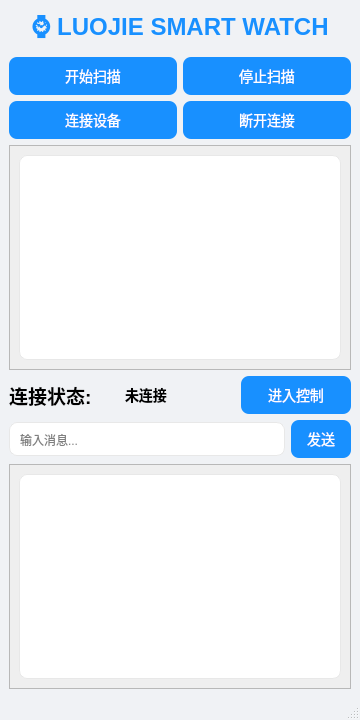
<?xml version="1.0" encoding="UTF-8"?>
<ui version="4.0">
 <class>MainWindow</class>
 <widget class="QMainWindow" name="MainWindow">
  <property name="geometry">
   <rect>
    <x>0</x>
    <y>0</y>
    <width>360</width>
    <height>720</height>
   </rect>
  </property>
  <property name="windowTitle">
   <string>智能手表BLE控制器</string>
  </property>
  <property name="styleSheet">
   <string notr="true">
QMainWindow {
    background-color: #f0f2f5;
}
QLabel {
    font-family: "Microsoft YaHei";
}
QPushButton {
    background-color: #1890ff;
    color: white;
    border-radius: 8px;
    padding: 8px 16px;
    font-family: "Microsoft YaHei";
    font-size: 14px;
}
QPushButton:hover {
    background-color: #40a9ff;
}
QPushButton:pressed {
    background-color: #096dd9;
}
QListWidget {
    background-color: white;
    border-radius: 8px;
    border: 1px solid #e8e8e8;
    padding: 8px;
}
QLineEdit {
    border-radius: 8px;
    border: 1px solid #e8e8e8;
    padding: 8px;
    font-family: "Microsoft YaHei";
}
QTextBrowser {
    background-color: white;
    border-radius: 8px;
    border: 1px solid #e8e8e8;
    padding: 8px;
}
#label_2 {
    color: #1890ff;
}
#status_labal {
    font-weight: bold;
    font-size: 14px;
}
   </string>
  </property>
  <widget class="QWidget" name="centralwidget">
   <layout class="QVBoxLayout" name="verticalLayout">
    <item>
     <widget class="QLabel" name="label_2">
      <property name="font">
       <font>
        <pointsize>18</pointsize>
        <bold>true</bold>
       </font>
      </property>
      <property name="text">
       <string>⌚ LUOJIE SMART WATCH</string>
      </property>
      <property name="alignment">
       <set>Qt::AlignmentFlag::AlignCenter</set>
      </property>
      <property name="margin">
       <number>15</number>
      </property>
     </widget>
    </item>
    <item>
     <layout class="QGridLayout" name="buttonGridLayout">
      <item row="0" column="0">
       <widget class="QPushButton" name="btn_startScan">
        <property name="text">
         <string>开始扫描</string>
        </property>
        <property name="minimumHeight">
         <number>40</number>
        </property>
       </widget>
      </item>
      <item row="0" column="1">
       <widget class="QPushButton" name="btn_stopScan">
        <property name="text">
         <string>停止扫描</string>
        </property>
        <property name="minimumHeight">
         <number>40</number>
        </property>
       </widget>
      </item>
      <item row="1" column="0">
       <widget class="QPushButton" name="btn_connect">
        <property name="text">
         <string>连接设备</string>
        </property>
        <property name="minimumHeight">
         <number>40</number>
        </property>
       </widget>
      </item>
      <item row="1" column="1">
       <widget class="QPushButton" name="btn_disconnect">
        <property name="text">
         <string>断开连接</string>
        </property>
        <property name="minimumHeight">
         <number>40</number>
        </property>
       </widget>
      </item>
     </layout>
    </item>
    <item>
     <widget class="QScrollArea" name="deviceScrollArea">
      <property name="widgetResizable">
       <bool>true</bool>
      </property>
      <property name="minimumHeight">
       <number>150</number>
      </property>
      <widget class="QWidget" name="deviceScrollWidget">
       <layout class="QVBoxLayout" name="deviceScrollLayout">
        <item>
         <widget class="QListWidget" name="list_devices"/>
        </item>
       </layout>
      </widget>
     </widget>
    </item>
    <item>
     <layout class="QHBoxLayout" name="horizontalLayout_3">
      <item>
       <widget class="QLabel" name="label">
        <property name="font">
         <font>
          <pointsize>14</pointsize>
          <bold>true</bold>
         </font>
        </property>
        <property name="text">
         <string>连接状态:</string>
        </property>
       </widget>
      </item>
      <item>
       <widget class="QLabel" name="status_labal">
        <property name="text">
         <string>未连接</string>
        </property>
        <property name="font">
         <font>
          <pointsize>14</pointsize>
         </font>
        </property>
       </widget>
      </item>
      <item>
       <widget class="QPushButton" name="btn_watch">
        <property name="text">
         <string>进入控制</string>
        </property>
       </widget>
      </item>
     </layout>
    </item>
    <item>
     <layout class="QHBoxLayout" name="horizontalLayout_4">
      <item>
       <widget class="QLineEdit" name="input_message">
        <property name="placeholderText">
         <string>输入消息...</string>
        </property>
        <property name="minimumHeight">
         <number>40</number>
        </property>
       </widget>
      </item>
      <item>
       <widget class="QPushButton" name="btn_send">
        <property name="text">
         <string>发送</string>
        </property>
        <property name="minimumHeight">
         <number>40</number>
        </property>
       </widget>
      </item>
     </layout>
    </item>
    <item>
     <widget class="QScrollArea" name="logScrollArea">
      <property name="widgetResizable">
       <bool>true</bool>
      </property>
      <property name="minimumHeight">
       <number>180</number>
      </property>
      <widget class="QWidget" name="logScrollWidget">
       <layout class="QVBoxLayout" name="logScrollLayout">
        <item>
         <widget class="QTextBrowser" name="text_log"/>
        </item>
       </layout>
      </widget>
     </widget>
    </item>
   </layout>
  </widget>
  <widget class="QMenuBar" name="menubar">
   <property name="geometry">
    <rect>
     <x>0</x>
     <y>0</y>
     <width>360</width>
     <height>22</height>
    </rect>
   </property>
  </widget>
  <widget class="QStatusBar" name="statusbar"/>
 </widget>
 <resources/>
 <connections/>
</ui>
